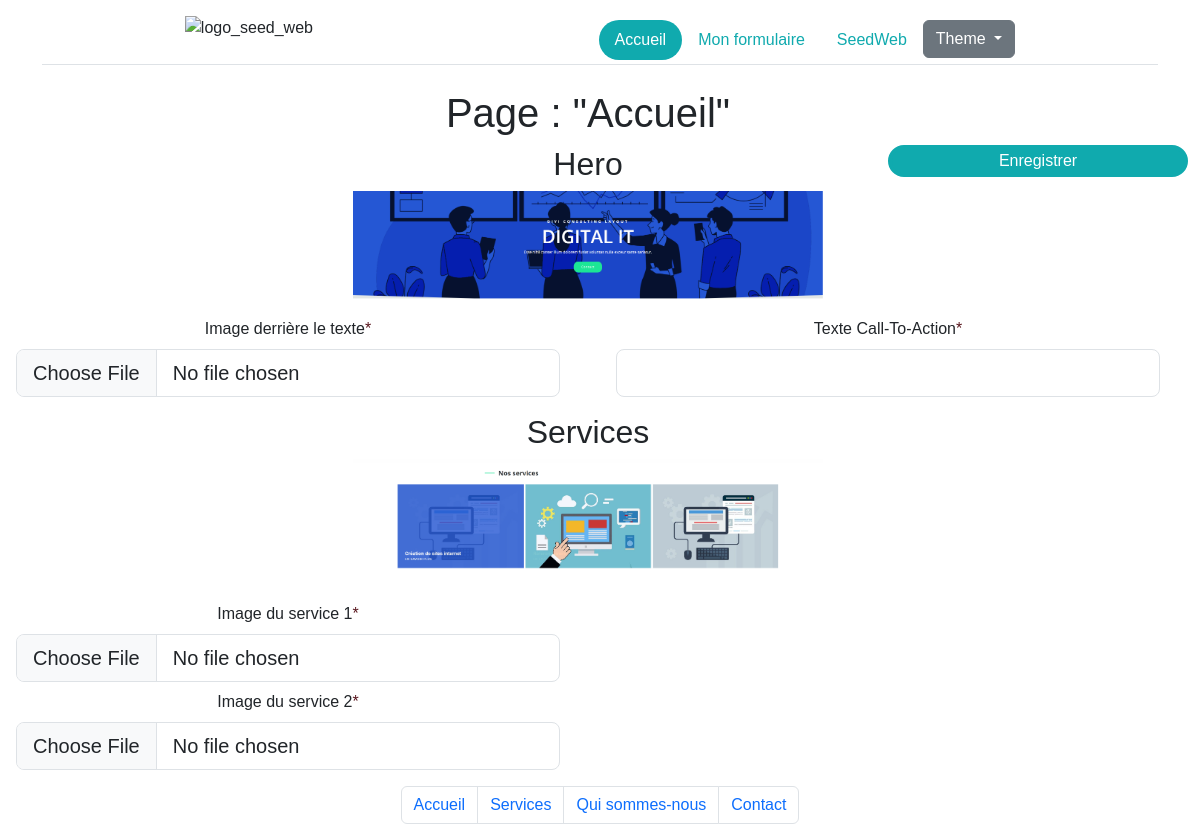
/mes_formulaires/index.php (signed in), run on the app's committed database.
### tables this page shows
CREATE TABLE `page` (
  `id` int(11) NOT NULL,
  `site_id` int(11) NOT NULL,
  `nom` varchar(255) NOT NULL
);

CREATE TABLE `section` (
  `id` int(11) NOT NULL,
  `nom` varchar(255) NOT NULL
);

CREATE TABLE `image` (
  `id` int(11) NOT NULL,
  `section_id` int(11) NOT NULL,
  `page_id` int(11) NOT NULL,
  `nom` varchar(255) NOT NULL,
  `path` varchar(255) NOT NULL,
  `description` varchar(35) DEFAULT NULL,
  `facultatif` tinyint(1) NOT NULL
);

CREATE TABLE `texte` (
  `id` int(11) NOT NULL,
  `section_id` int(11) NOT NULL,
  `page_id` int(11) NOT NULL,
  `nom` varchar(255) NOT NULL,
  `contenu` varchar(255) NOT NULL,
  `taille` int(4) NOT NULL,
  `facultatif` tinyint(1) NOT NULL
);

### mes_formulaires/index.php (the view, shortened to what this page needs)
<?php
include("../config/dbconnection.php");
    ?>
<!DOCTYPE HTML>
<html lang="fr" data-bs-theme="<?=$_SESSION["theme"]?>">
    <head>
        <link href="https://cdn.jsdelivr.net/npm/bootstrap@5.3.0-alpha1/dist/css/bootstrap.min.css" rel="stylesheet">
        <link rel="stylesheet" href="../css/style.css">
    </head>
    <body class="text-center w-100 m-auto">
<?php
include("../includes/header.php");
if(isset($_SESSION["role"])){
    if($_SESSION["role"] == "client"){
        $id = $_SESSION["id_client"];
        $req_site = $db->query("SELECT * FROM site where client_id = '$id'");
        $req_section = $db->query("SELECT * FROM section");
        $data_section = $req_section->fetchAll();
        $data_site = $req_site->fetch();
        $id_site = $data_site["id"];
        $id_modele = $data_site["modele_id"];
        $req_modele = $db->query("SELECT nom FROM modele where id = '$id_modele'");
        $data_modele = $req_modele->fetch();
        $req_page = $db->query("SELECT * FROM page where site_id = '$id_site'");
        $nbPageSiteClient = $req_page->rowCount();
        $data_page = $req_page->fetchAll();
        $nbEltParPage = 1;
        $nbTotalDePage = $nbPageSiteClient/$nbEltParPage;
        $page = $data_page[$_GET["page"]];
        ?>
        <form method="POST">
            <div  class="row w-100">
                <h1 class="text-center">Page : "<?=$page['nom']?>"</h1>
                <div class="position-relative"><input type="submit" name="save_page" value="Enregistrer" class="border_white color_white nav-link bgSeed rounded-pill w-25 position-absolute top-0 end-0"></div> <?php
        foreach($data_section as $section){
            $id_section = $section["id"];
            $id=$page["id"];
            $nom_section = $section['nom'];
            $req_image = $db->query("SELECT * FROM image where page_id = '$id' and section_id = '$id_section'");
            $req_texte = $db->query("SELECT * FROM texte where page_id = '$id' and section_id = '$id_section'");
            $data_image = $req_image->fetchAll();
            $data_texte = $req_texte->fetchAll();
            if(!empty($data_image) or !empty($data_texte)){
                $src_img = strtolower("../img/".$data_modele["nom"]. "_". $page["nom"]. "_". $section["nom"] . ".png");
                ?>
                <h2 class="text-center"><?=$nom_section?></h2>
                <div class="w-100 text-center">
                    <img src="<?=$src_img?>"  style="max-width: 40%; height: auto;" alt="Image_section_<?=$section["nom"]?>">
                </div>
                <div class="w-50 m-2 col">
                <?php
                foreach($data_image as $image){
                    $nomImg = $image['nom'];
                    $renseigne = !(empty($image["path"]));
                    $description = $image["description"];
                    $facultatif = "Non";
                    if($facultatif == "Non" && $renseigne == false){
                ?>
                    <div class="m-2">
                        <label for="formFileLg" class="form-label"><?php echo $description; if($facultatif == "Non"){echo "<span class=\"text-danger-emphasis\">*</span>";}?></label>
                        <input class="form-control form-control-lg" id="formFileLg" name="<?=$nomImg?>" accept=".jpeg,.pdf,.png,.jpg,.svg,.webp,.gif" type="file" <?php if($facultatif == "Non"){echo "required";}?>>
                    </div>
<?php
                    }
                }
?>
                </div>
                <div class="w-50 m-2 col" >
<?php
                foreach($data_texte as $texte){
                    $nomTxt = $texte['nom'];
                    $renseigne_txt = !(empty($texte["contenu"]));
                    $facultatif_txt = "Non";
                    if($facultatif_txt == "Non" && $renseigne_txt == false){
                ?>
                    <div class="m-2">
                        <label for="formFileLg" class="form-label"><?php echo $nomTxt; if($facultatif_txt == "Non"){echo "<span class=\"text-danger-emphasis\">*</span>";}?></label>
                        <input class="form-control form-control-lg" id="formFileLg" name="<?=$nomTxt?>" type="text" <?php if($facultatif_txt == "Non"){echo "required";}?>>
                    </div>
                <?php
                    }
            }
            ?>
                </div>
            <?php
        }
    }
?>
                </div>
            </form>
            <div class="container" id="pagination">
                    <nav aria-label="Page Navigation">
                        <ul class="pagination justify-content-center">
                    <?php
                        for ($i=1; $i<=$nbTotalDePage ; $i++) {
                    ?>
                    <li class="page-item"><a class="page-link" href="index.php?page=<?=$i-1?>"><?=$data_page[$i-1]["nom"]?></a></li>
                    <?php
                        }
                    ?>
                        </ul>
                    </nav>
            </div>
<?php
}else{
?>
<h1>Pas d'autorisation pour accéder à cette page.</h1>
<?php
}}
    include("../includes/layout_bottom.php");
?>

### includes/header.php (shortened to what this page needs)
<?php
if(isset($_SESSION['role'])){
    if($_SESSION["role"] == "admin"){
    ?>
            <div class="container">
                <div class="d-flex justify-content-around align-items-center pt-3 mb-4 border-bottom">
                        <div>
                            <a href="../accueil/" class="d-flex align-items-center mb-3 mb-md-0 me-md-auto text-dark text-decoration-none">
                                <img class="mb-4" style="max-width: 150px;"src="https://seedweb.fr/wp-content/uploads/2022/12/Logo-seedweb-rectangle.png.webp" alt="logo_seed_web" >
                            </a>
                        </div>
                    <ul class="nav nav-pills">
                        <li class="nav-item"><a href="../accueil/" class="active nav-link bgSeed rounded-pill" aria-current="page">Accueil</a></li>
                        <li class="nav-item "><a href="../clients/" class="nav-link color_seedWeb">Clients</a></li>
                        <li class="nav-item "><a href="../modeles/" class="nav-link color_seedWeb">Modèles</a></li>
                        <li class="nav-item "><a href="../sites/" class="nav-link color_seedWeb">Sites</a></li>
                        <li class="nav-item "><a href="../sections/" class="nav-link color_seedWeb">Sections</a></li>
                        <li>
                            <div class="dropdown">
                                <button class="btn btn-secondary dropdown-toggle" type="button" data-bs-toggle="dropdown" aria-expanded="false">
                                    Theme
                                </button>
                                <ul class="dropdown-menu">
                                    <form method="POST">
                                        <li><input type="submit" name="dark" class="dropdown-item" value="Dark"/></li>
                                        <li><input type="submit" name="light" class="dropdown-item" value="Light"/></li>
                                    </form>
                                </ul>
                            </div>
                        </li>
                    </ul>
                </div>
            </div>
    <?php
    }else if($_SESSION["role"] == "client"){
    ?>
            <div class="container">
                <div class="d-flex justify-content-around align-items-center pt-3 mb-4 border-bottom">
                    <div>
                        <a href="../accueil/" class="d-flex align-items-center mb-3 mb-md-0 me-md-auto text-dark text-decoration-none">
                            <img class="mb-4" style="max-width: 150px;"src="https://seedweb.fr/wp-content/uploads/2022/12/Logo-seedweb-rectangle.png.webp" alt="logo_seed_web" >
                        </a>
                    </div>
                    <ul class="nav nav-pills">
                        <li class="nav-item"><a href="../accueil/" class="nav-link active bgSeed rounded-pill" aria-current="page">Accueil</a></li>
                        <li class="nav-item color_seedWeb"><a href="../mes_formulaires/" class="nav-link color_seedWeb">Mon formulaire</a></li>
                        <li class="nav-item color_seedWeb"><a href="https://seedweb.fr/" class="nav-link color_seedWeb">SeedWeb</a></li>
                        <li>
                            <div class="dropdown">
                                <button class="btn btn-secondary dropdown-toggle" type="button" data-bs-toggle="dropdown" aria-expanded="false">
                                    Theme
                                </button>
                            </div>
                        </li>
                    </ul>
                </div>
            </div>
    <?php
}}
?>

### includes/layout_bottom.php (shortened to what this page needs)
    </body>
</html>

### css/style.css (style rules this page uses)
.color_seedWeb { color: #10aaae; }
.color_white { color: #FFFFFF; }
.border_white { border: 4px solid #10aaae; }
* { font-family: 'Nunito', sans-serif; }
h1 { font-family: 'Nunito', sans-serif; }
.bgSeed { background-color: #10aaae !important; }

### data on the page
page: nom "Accueil"
section: nom "Hero", shows a picture
image: description "Image derrière le texte"
texte: nom "Texte Call-To-Action"
section: nom "Services", shows a picture
image: description "Image du service 1"
image: description "Image du service 2"
page: nom "Services"
page: nom "Qui sommes-nous"
page: nom "Contact"
